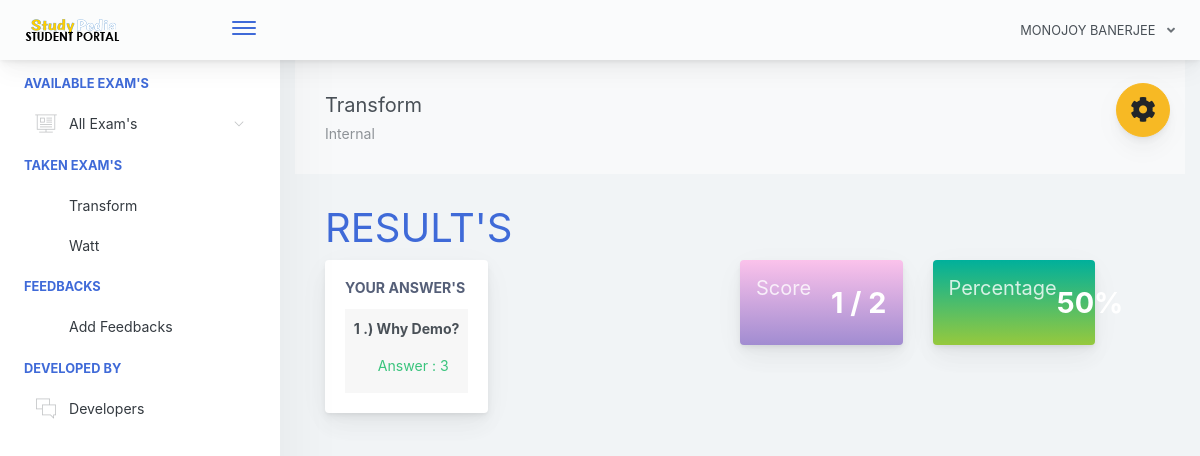
Screenshot of /home.php?page=result&id=27 (signed in) with the database file from the repository.
### tables this page shows
CREATE TABLE `examinee_tbl` (
  `exmne_id` int(11) NOT NULL,
  `exmne_fullname` varchar(1000) NOT NULL,
  `exmne_course` varchar(1000) NOT NULL,
  `exmne_gender` varchar(1000) NOT NULL,
  `exmne_birthdate` varchar(1000) NOT NULL,
  `exmne_year_level` varchar(1000) NOT NULL,
  `exmne_email` varchar(1000) NOT NULL,
  `exmne_password` varchar(1000) NOT NULL,
  `exmne_status` varchar(1000) NOT NULL DEFAULT 'active'
);

CREATE TABLE `exam_tbl` (
  `ex_id` int(11) NOT NULL,
  `cou_id` int(11) NOT NULL,
  `ex_title` varchar(1000) NOT NULL,
  `ex_time_limit` varchar(1000) NOT NULL,
  `ex_questlimit_display` int(11) NOT NULL,
  `ex_description` varchar(1000) NOT NULL,
  `ex_created` timestamp NOT NULL DEFAULT current_timestamp() ON UPDATE current_timestamp()
);

CREATE TABLE `exam_question_tbl` (
  `eqt_id` int(11) NOT NULL,
  `exam_id` int(11) NOT NULL,
  `exam_question` varchar(1000) NOT NULL,
  `exam_ch1` varchar(1000) NOT NULL,
  `exam_ch2` varchar(1000) NOT NULL,
  `exam_ch3` varchar(1000) NOT NULL,
  `exam_ch4` varchar(1000) NOT NULL,
  `exam_answer` varchar(1000) NOT NULL,
  `exam_status` varchar(1000) NOT NULL DEFAULT 'active'
);

CREATE TABLE `exam_answers` (
  `exans_id` int(11) NOT NULL,
  `axmne_id` int(11) NOT NULL,
  `exam_id` int(11) NOT NULL,
  `quest_id` int(11) NOT NULL,
  `exans_answer` varchar(1000) NOT NULL,
  `exans_status` varchar(1000) NOT NULL DEFAULT 'new',
  `exans_created` timestamp NOT NULL DEFAULT current_timestamp() ON UPDATE current_timestamp()
);

### query/selectData.php (called while the page is built, shortened)
<?php
$exmneId = $_SESSION['examineeSession']['exmne_id'];
$selExmneeData = $conn->query("SELECT * FROM examinee_tbl WHERE exmne_id='$exmneId' ")->fetch(PDO::FETCH_ASSOC);
 ?>

### pages/result.php (the view)
 <?php
    $examId = $_GET['id'];
    $selExam = $conn->query("SELECT * FROM exam_tbl WHERE ex_id='$examId' ")->fetch(PDO::FETCH_ASSOC);
 ?>
<div class="app-main__outer">
<div class="app-main__inner">
    <div id="refreshData">
    <div class="col-md-12">
        <div class="app-page-title">
            <div class="page-title-wrapper">
                <div class="page-title-heading">
                    <div>
                        <?php echo $selExam['ex_title']; ?>
                          <div class="page-title-subheading">
                            <?php echo $selExam['ex_description']; ?>
                          </div>
                    </div>
                </div>
            </div>
        </div>
        <div class="row col-md-12">
        	<h1 class="text-primary">RESULT'S</h1>
        </div>
        <div class="row col-md-6 float-left">
        	<div class="main-card mb-3 card">
                <div class="card-body">
                	<h5 class="card-title">Your Answer's</h5>
        			<table class="align-middle mb-0 table table-borderless table-striped table-hover" id="tableList">
                    <?php
                    	$selQuest = $conn->query("SELECT * FROM exam_question_tbl eqt INNER JOIN exam_answers ea ON eqt.eqt_id = ea.quest_id WHERE eqt.exam_id='$examId' AND ea.axmne_id='$exmneId' AND ea.exans_status='new' ");
                    	$i = 1;
                    	while ($selQuestRow = $selQuest->fetch(PDO::FETCH_ASSOC)) { ?>
                    		<tr>
                    			<td>
                    				<b><p><?php echo $i++; ?> .) <?php echo $selQuestRow['exam_question']; ?></p></b>
                    				<label class="pl-4 text-success">
                    					Answer :
                    					<?php
                    						if($selQuestRow['exam_answer'] != $selQuestRow['exans_answer'])
                    						{ ?>
                    							<span style="color:red"><?php echo $selQuestRow['exans_answer']; ?></span>
                    						<?PHP }
                    						else
                    						{ ?>
                    							<span class="text-success"><?php echo $selQuestRow['exans_answer']; ?></span>
                    						<?php }
                    					 ?>
                    				</label>
                    			</td>
                    		</tr>
                    	<?php }
                     ?>
	                 </table>
                </div>
            </div>
        </div>
        <div class="col-md-6 float-left">
        	<div class="col-md-6 float-left">
        	<div class="card mb-3 widget-content bg-night-fade">
                <div class="widget-content-wrapper text-white">
                    <div class="widget-content-left">
                        <div class="widget-heading"><h5>Score</h5></div>
                        <div class="widget-subheading" style="color: transparent;">/</div>
                    </div>
                    <div class="widget-content-right">
                        <div class="widget-numbers text-white">
                            <?php
                                $selScore = $conn->query("SELECT * FROM exam_question_tbl eqt INNER JOIN exam_answers ea ON eqt.eqt_id = ea.quest_id AND eqt.exam_answer = ea.exans_answer  WHERE ea.axmne_id='$exmneId' AND ea.exam_id='$examId' AND ea.exans_status='new' ");
                            ?>
                            <span>
                                <?php echo $selScore->rowCount(); ?>
                                <?php
                                    $over  = $selExam['ex_questlimit_display'];
                                 ?>
                            </span> / <?php echo $over; ?>
                        </div>
                    </div>
                </div>
            </div>
        	</div>
            <div class="col-md-6 float-left">
            <div class="card mb-3 widget-content bg-happy-green">
                <div class="widget-content-wrapper text-white">
                    <div class="widget-content-left">
                        <div class="widget-heading"><h5>Percentage</h5></div>
                        <div class="widget-subheading" style="color: transparent;">/</div>
                        </div>
                        <div class="widget-content-right">
                        <div class="widget-numbers text-white">
                            <?php
                                $selScore = $conn->query("SELECT * FROM exam_question_tbl eqt INNER JOIN exam_answers ea ON eqt.eqt_id = ea.quest_id AND eqt.exam_answer = ea.exans_answer  WHERE ea.axmne_id='$exmneId' AND ea.exam_id='$examId' AND ea.exans_status='new' ");
                            ?>
                            <span>
                                <?php
                                    $score = $selScore->rowCount();
                                    $ans = $score / $over * 100;
                                    echo "$ans";
                                    echo "%";
                                 ?>
                            </span>
                        </div>
                    </div>
                </div>
            </div>
            </div>
        </div>
    </div>
    </div>
</div>

### includes/header.php (shortened to what this page needs)
<?php
  include("conn.php");
  include("query/selectData.php");
 ?>
<!doctype html>
<html lang="en">
<head>
    <link href="./main.css" rel="stylesheet">
    <link href="css/sweetalert.css" rel="stylesheet">
</head>
<body id="body">
    <div class="app-container app-theme-white body-tabs-shadow fixed-sidebar fixed-header">
        <div class="app-header header-shadow">
            <div class="app-header__logo">
                <a href="home.php"><div class="logo-src"></div></a>
                <div class="header__pane ml-auto">
                    <div>
                        <button type="button" class="hamburger close-sidebar-btn hamburger--elastic" data-class="closed-sidebar">
                            <span class="hamburger-box">
                                <span class="hamburger-inner"></span>
                            </span>
                        </button>
                    </div>
                </div>
            </div>
                <div class="app-header__content">
                <div class="app-header-right">
                    <div class="header-btn-lg pr-0">
                        <div class="widget-content p-0">
                            <div class="widget-content-wrapper">
                                <div class="widget-content-left">
                                    <div class="btn-group">
                                        <a data-toggle="dropdown" aria-haspopup="true" aria-expanded="false" class="p-0 btn">
                                            <?php
                                                echo strtoupper($selExmneeData['exmne_fullname']);
                                             ?>
                                            <i class="fa fa-angle-down ml-2 opacity-8"></i>
                                        </a>
                                    </div>
                                </div>
                            </div>
                        </div>
                    </div>        </div>
            </div>
        </div>

### includes/sidebar.php (shortened to what this page needs)
<div class="app-sidebar sidebar-shadow">
        <div class="scrollbar-sidebar">
        <div class="app-sidebar__inner">
            <ul class="vertical-nav-menu">
                <li class="app-sidebar__heading">AVAILABLE EXAM'S</li>
                <li>
                <a href="#">
                     <i class="metismenu-icon pe-7s-display2"></i>
                     All Exam's
                    <i class="metismenu-state-icon pe-7s-angle-down caret-left"></i>
                </a>
                </li>
                 <li class="app-sidebar__heading">TAKEN EXAM'S</li>
                <li>
                  <?php
                    $selTakenExam = $conn->query("SELECT * FROM exam_tbl et INNER JOIN exam_attempt ea ON et.ex_id = ea.exam_id WHERE exmne_id='$exmneId' ORDER BY ea.examat_id  ");
                    if($selTakenExam->rowCount() > 0)
                    {
                        while ($selTakenExamRow = $selTakenExam->fetch(PDO::FETCH_ASSOC)) { ?>
                            <a href="home.php?page=result&id=<?php echo $selTakenExamRow['ex_id']; ?>" >
                                <?php echo $selTakenExamRow['ex_title']; ?>
                            </a>
                        <?php }
                    }
                    else
                    { ?>
                        <a href="#" class="pl-3">You are not taking exam yet</a>
                    <?php }
                   ?>
                </li>
                <li class="app-sidebar__heading">FEEDBACKS</li>
                <li>
                    <a href="#" data-toggle="modal" data-target="#feedbacksModal" >
                        Add Feedbacks
                    </a>
                </li>
                <li class="app-sidebar__heading">DEVELOPED BY</li>
                                <li>
                                    <a href="home.php?page=develop">
                                        <i class="metismenu-icon pe-7s-chat">
                                        </i>Developers
                                    </a>
                                </li>
            </ul>
        </div>
    </div>
</div>

### rows the page displays
examinee_tbl: exmne_fullname "MONOJOY BANERJEE"
exam_tbl: ex_title "Transform", ex_description "Internal", ex_questlimit_display "2", ex_questlimit_display "50"
exam_tbl: ex_title "Watt"
exam_question_tbl: exam_question "Why Demo?", exam_answers.exans_answer "3"

### other values shown
$selScore->rowCount() "1"
